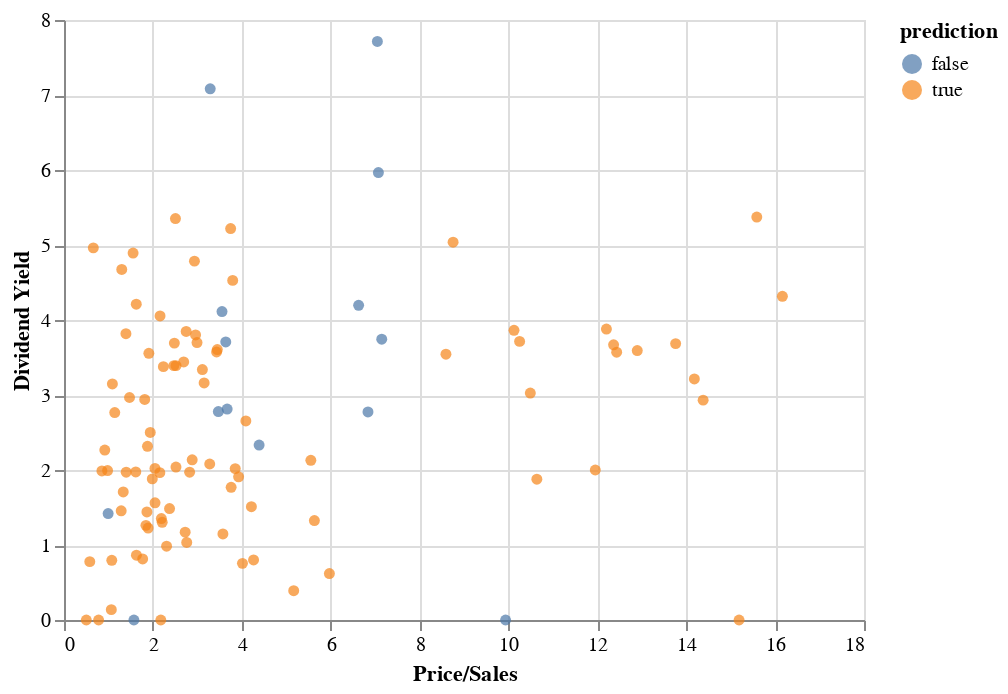

The notebook cell this image was saved under:
### Markdown cell above
Let's do a chart that shows how well the K-Means algorithm performed.

### Code cell
c2 = alt.Chart(df2).mark_circle().encode(
    x="Price/Sales",
    y="Dividend Yield",
    color="prediction:N"
)
c2
